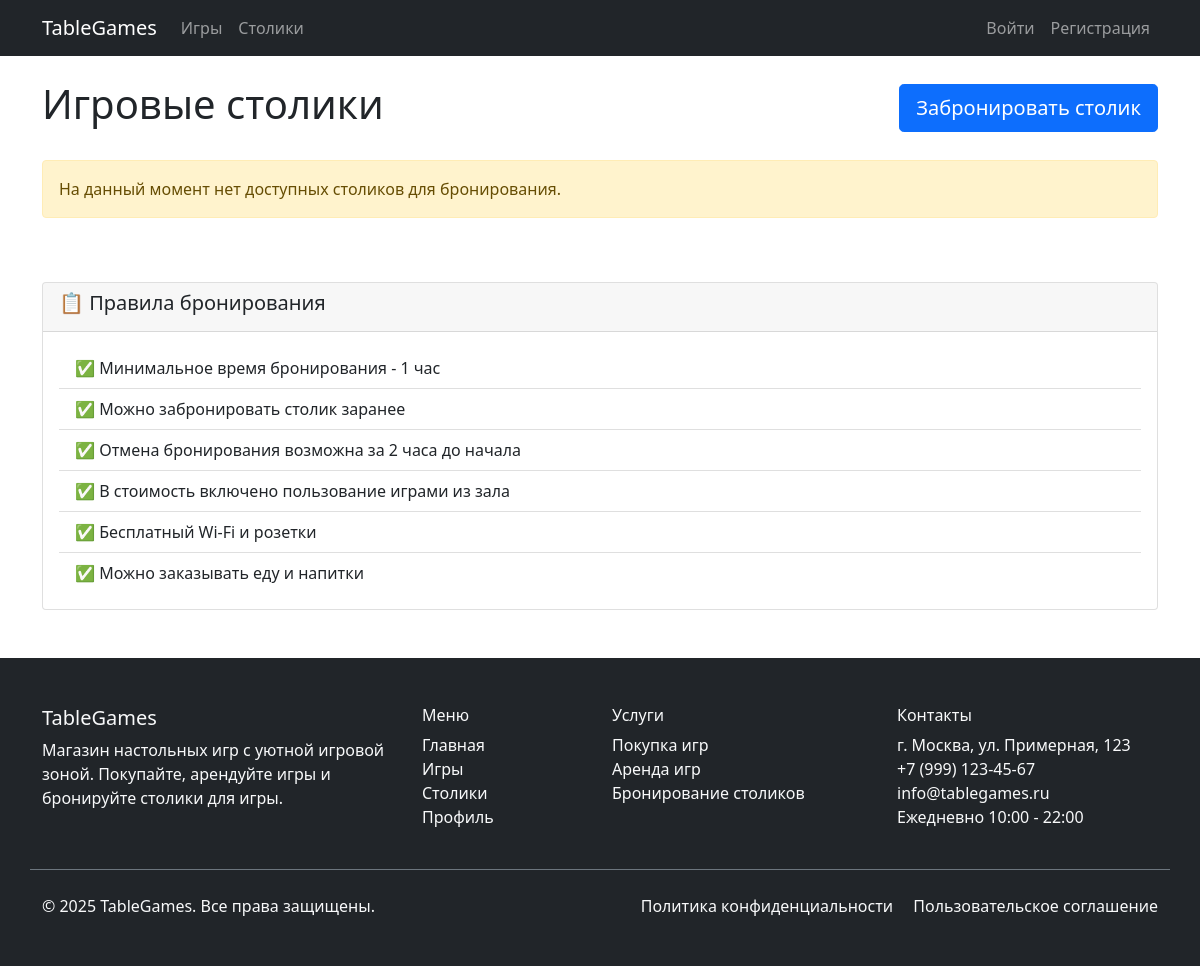
The page /tables/ on the database as committed earlier.
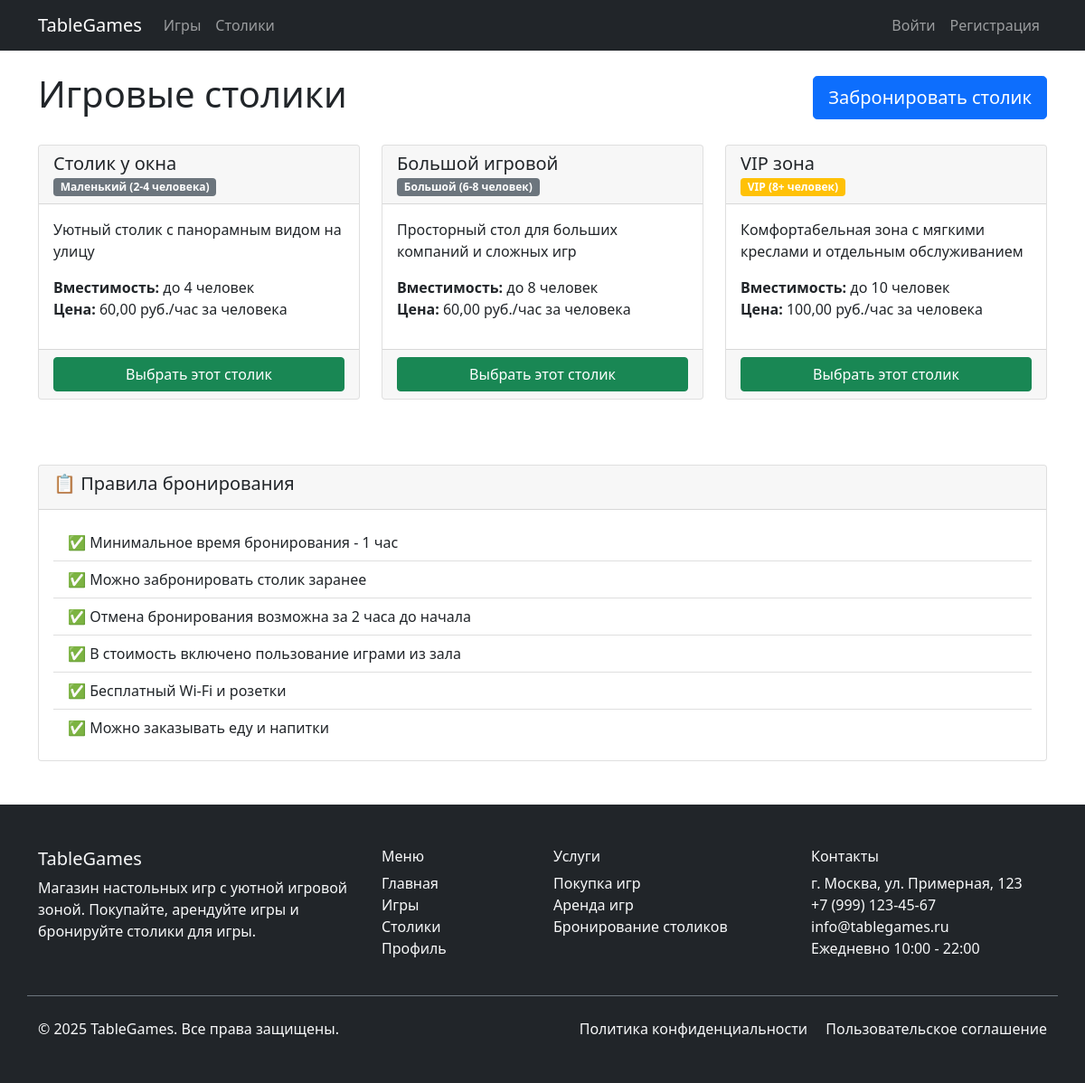
The same page on the database as committed later.
### tablegames/models.py (models this page shows, shortened)
class GameTable(models.Model):
    TABLE_TYPES = [
        ('small', 'Маленький (2-4 человека)'),
        ('medium', 'Средний (4-6 человек)'),
        ('large', 'Большой (6-8 человек)'),
        ('vip', 'VIP (8+ человек)'),
    ]
    name = models.CharField(max_length=100, verbose_name='Название столика')
    table_type = models.CharField(max_length=10, choices=TABLE_TYPES, verbose_name='Тип столика')
    capacity = models.PositiveIntegerField(verbose_name='Вместимость')
    price_per_hour_per_person = models.DecimalField(max_digits=6, decimal_places=2, default=60.00,
                                                    verbose_name='Цена за час за человека')
    description = models.TextField(blank=True, verbose_name='Описание')
    is_active = models.BooleanField(default=True, verbose_name='Активен')
    class Meta:
        verbose_name = 'Игровой столик'
        verbose_name_plural = 'Игровые столики'

### tablegames/views.py (the view)
# urls.py: path('tables/', views.table_list, name='table_list'),
def table_list(request):
    tables = GameTable.objects.filter(is_active=True)
    return render(request, 'tablegames/table_list.html', {'tables': tables})

### tablegames/templates/tablegames/table_list.html (shortened to what this page needs)
{% extends 'tablegames/base.html' %}
{% block content %}
<div class="row">
    <div class="col-12">
        <div class="d-flex justify-content-between align-items-center mb-4">
            <h1>Игровые столики</h1>
            <a href="{% url 'create_booking' %}" class="btn btn-primary btn-lg">
                Забронировать столик
            </a>
        </div>
    </div>
</div>
<div class="row">
    {% for table in tables %}
    <div class="col-md-6 col-lg-4 mb-4">
        <div class="card h-100">
            <div class="card-header">
                <h5 class="card-title mb-0">{{ table.name }}</h5>
                <span class="badge {% if table.table_type == 'vip' %}bg-warning{% else %}bg-secondary{% endif %}">
                    {{ table.get_table_type_display }}
                </span>
            </div>
            <div class="card-body">
                <p class="card-text">{{ table.description|default:"Уютный столик для комфортной игры." }}</p>
                <div class="mb-3">
                    <strong>Вместимость:</strong> до {{ table.capacity }} человек<br>
                    <strong>Цена:</strong> {{ table.price_per_hour_per_person }} руб./час за человека<br>
                </div>
            </div>
            <div class="card-footer">
                <a href="{% url 'create_booking' %}?table={{ table.id }}" class="btn btn-success w-100">
                    Выбрать этот столик
                </a>
            </div>
        </div>
    </div>
    {% empty %}
    <div class="col-12">
        <div class="alert alert-warning">
            На данный момент нет доступных столиков для бронирования.
        </div>
    </div>
    {% endfor %}
</div>
<div class="row mt-5">
    <div class="col-12">
        <div class="card">
            <div class="card-header">
                <h5>📋 Правила бронирования</h5>
            </div>
            <div class="card-body">
                <ul class="list-group list-group-flush">
                    <li class="list-group-item">✅ Минимальное время бронирования - 1 час</li>
                    <li class="list-group-item">✅ Можно забронировать столик заранее</li>
                    <li class="list-group-item">✅ Отмена бронирования возможна за 2 часа до начала</li>
                    <li class="list-group-item">✅ В стоимость включено пользование играми из зала</li>
                    <li class="list-group-item">✅ Бесплатный Wi-Fi и розетки</li>
                    <li class="list-group-item">✅ Можно заказывать еду и напитки</li>
                </ul>
            </div>
        </div>
    </div>
</div>
{% endblock %}

Rows that differ between the two databases and show on the page:
added GameTable: name "Столик у окна", table_type "Маленький (2-4 человека)", description "Уютный столик с панорамным видом на улицу", capacity "4", price_per_hour_per_person "60,00"
added GameTable: name "Большой игровой", table_type "Большой (6-8 человек)", description "Просторный стол для больших компаний и сложных игр", capacity "8", price_per_hour_per_person "60,00"
added GameTable: name "VIP зона", table_type "VIP (8+ человек)", description "Комфортабельная зона с мягкими креслами и отдельным обслуживанием", capacity "10", price_per_hour_per_person "100,00"
Other text that changed with them:
text no longer shown: "На данный момент нет доступных столиков для бронирования."
